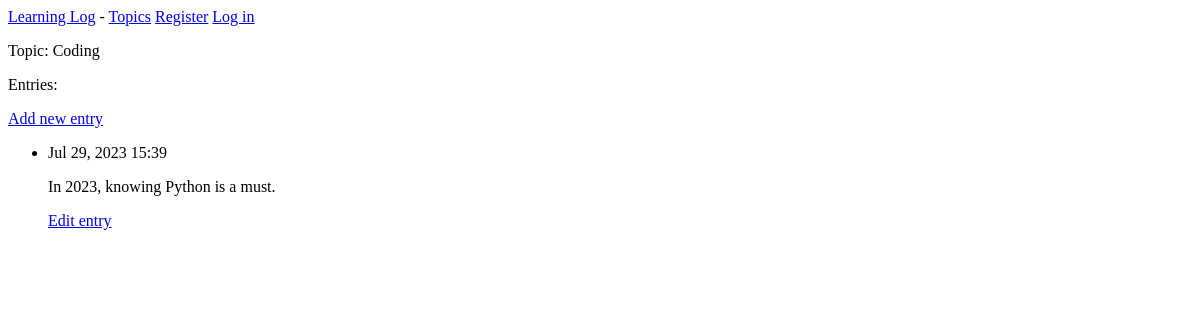
The page /topics/3/ on the database as committed earlier.
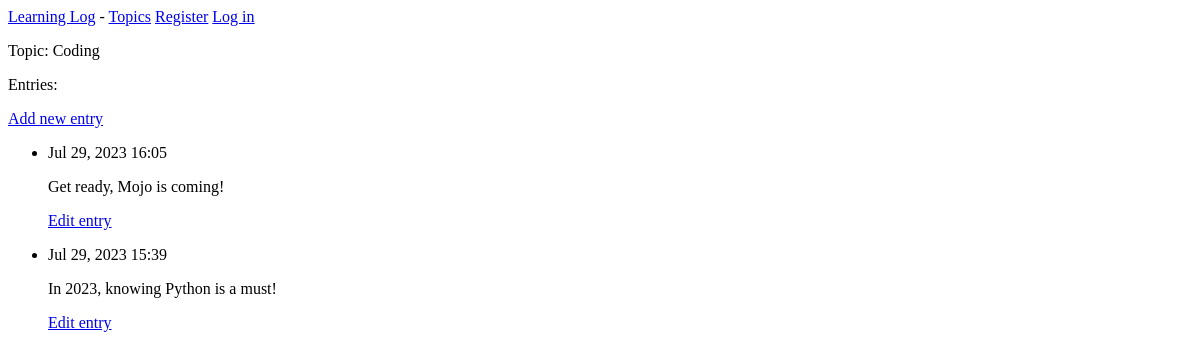
The same page on the database as committed later.
### learning_log_app/models.py (models this page shows, shortened)
class Topic(models.Model):
    text = models.CharField(max_length=200)
    date_added = models.DateTimeField(auto_now_add=True)

class Entry(models.Model):
    topic = models.ForeignKey(Topic, on_delete=models.CASCADE)
    text = models.TextField()
    date_added = models.DateTimeField(auto_now_add=True)
    class Meta:
        verbose_name_plural = "entries"

### learning_log_app/views.py (the view)
# urls.py: path('topics/<int:topic_id>/', views.topic, name='topic'),
def topic(request, topic_id):
    topic = Topic.objects.get(id=topic_id)
    entries = topic.entry_set.order_by("-date_added")
    context = {"topic": topic, "entries": entries}
    return render(request, "learning_log_app/topic.html", context)

### learning_log_app/templates/learning_log_app/topic.html
{% extends 'learning_log_app/base.html' %}
{% block content %}
<p>Topic: {{ topic.text }}</p>
<p>Entries:</p>
<p>
  <a href="{% url 'learning_log_app:new_entry' topic.id %}">Add new entry</a>
</p>
<ul>
  {% for entry in entries %}
  <li>
    <p>{{ entry.date_added|date:'M d, Y H:i' }}</p>
    <p>{{ entry.text|linebreaks }}</p>
    <p>
      <a href="{% url 'learning_log_app:edit_entry' entry.id %}">Edit entry</a>
    </p>
  </li>
  {% empty %}
  <li>There are no entries for this topic yet.</li>
  {% endfor %}
</ul>
{% endblock content %}

### learning_log_app/templates/learning_log_app/base.html (shortened to what this page needs)
<p>
  <a href="{% url 'learning_log_app:index' %}">Learning Log</a> -
  <a href="{% url 'learning_log_app:topics' %}">Topics</a>
  {% if user.is_authenticated %}
    Hello, {{ user.username }}.
  {% else %}
    <a href="{% url 'accounts_app:register' %}">Register</a>
    <a href="{% url 'accounts_app:login' %}">Log in</a>
  {% endif %}
</p>
{% block content %}{% endblock content %}

Rows that differ between the two databases and show on the page:
added Entry: date_added "Jul 29, 2023 16:05", text "Get ready, Mojo is coming!"
changed Entry: text "In 2023, knowing Python is a must." → "In 2023, knowing Python is a must!"
